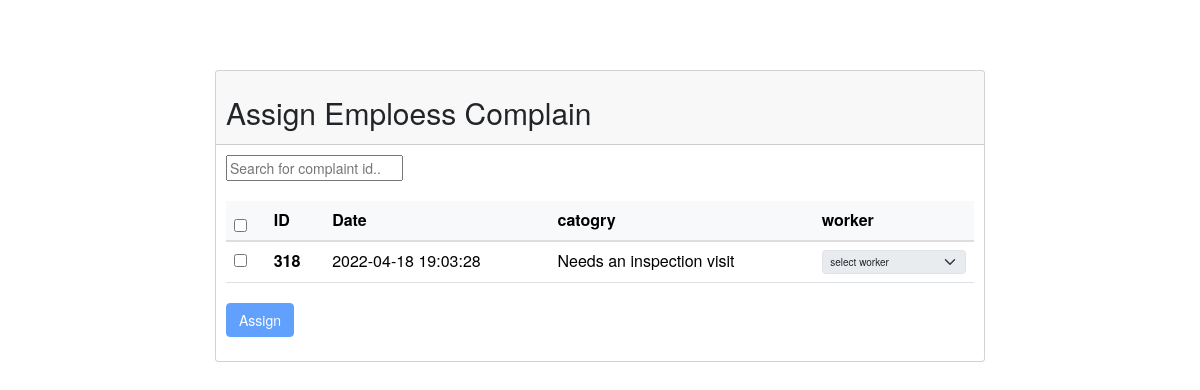
Screenshot of /pages/Assignpagelastone/AssignMod/anothercopyassign.php with the database file from the repository.
### tables this page shows
CREATE TABLE `complaint` (
  `complaintId` int(11) NOT NULL,
  `date` timestamp NOT NULL DEFAULT current_timestamp(),
  `category` varchar(50) NOT NULL,
  `status` varchar(20) NOT NULL DEFAULT 'Not Processed',
  `description` varchar(500) DEFAULT NULL,
  `images` text DEFAULT NULL,
  `roomNum` varchar(8) NOT NULL,
  `idofuser` int(4) NOT NULL
);

### pages/Assignpagelastone/AssignMod/anothercopyassign.php (the view, shortened to what this page needs)
<link rel="stylesheet" href="https://cdn.jsdelivr.net/npm/bootstrap-select@1.13.14/dist/css/bootstrap-select.min.css">
<link href="bootstrap5/css/bootstrap.min.css" rel="stylesheet">
<link href="https://cdn.datatables.net/1.10.16/css/jquery.dataTables.min.css" rel="stylesheet"/>
<link rel="stylesheet" href="http://netdna.bootstrapcdn.com/bootstrap/3.3.2/css/bootstrap.min.css">
  <?php
  $servername = "localhost";
  $username = "root";
  $password = "";
  $conn = mysqli_connect($servername, $username, $password,"muqu");
$qury="select complaintid , date , category from complaint where status='Not Processed'";
$result = $conn->query($qury);
 ?>
	<header class="navbar navbar-expand-md navbar-dark bd-navbar" > </header>
	<div class="container-fluid">
		<div class="row justify-content-center ">
			<div class="col-md-8">
			<div class="card text-left">
			  <div class="card-header">
				<h2> Assign Emploess Complain</h2>
			  </div>
			  <div class="card-body">
				 <form  id="form" name ="myFormName" action ="anothercopyassign.php" method="POST" class="row g-3 needs-validation" novalidate>
									<div class="col col-md-12">
				<input type="text" id="myInput" onkeyup="myFunction()" placeholder="Search for complaint id.." >
				<br/>
				<br/>
				  <table  id="myTable" class="table" >
				  <thead class="table-light">
					<tr>
					 <th><input type="checkbox"  value="bar1" onClick="toggle(this)"  /></th>
					 <th>ID</th>
					 <th>Date</th>
					 <th>catogry</th>
					 <th>worker</th>
				   </tr>
				  </thead>
				  <tbody>
				<?php
					while($row=$result->fetch_assoc()){
						echo"<tr>";
						echo"<td> <input type='checkbox'  class='box' name='box_".$row["complaintid"]."' id='box_".$row["complaintid"]."' onchange='callFunction()' onclick='mycomplaininfo();enable(this);chk(this)' /></td>";
            echo'
             <td name=name_"'.$row["complaintid"].'">
             <button id="YourID" type="button" name='.$row["complaintid"].' value='.$row["complaintid"].'
              class="xc" data-toggle="modal" data-target="#exampleModal"
               onclick="selectRoomNum(this)"><b>
             '.$row["complaintid"].'</b></button></td>';
						echo"<td>".$row["date"]."</td>";
						echo"<td>".$row["category"]."</td>";
						echo"<td> <select  class='form-select' id='SelectPicker_".$row["complaintid"]."' name='SelectPicker_".$row["complaintid"]."' disabled>";
						echo "<option value='0' class='fs-4'  >select worker </option>";
					 echo"</select></td>";
					 echo"</tr>";
				}
				  ?>
				  </tbody>
				  </table>
					<input type="submit" value="Assign" class="btn btn-primary" disabled id="Assign" onclick="validateMyForm(event);">
				</div>
					 </form>
					</div>
				</div>
			</div>
		</div>
	</div>

### pages/Assignpagelastone/AssignMod/anothercopyassign.php (style rules this page uses)
.xc { padding: 0; border: none; background: none; }

### rows the page displays
complaint: complaintId "318", date "2022-04-18 19:03:28", category "Needs an inspection visit", complaintId "select worker"
